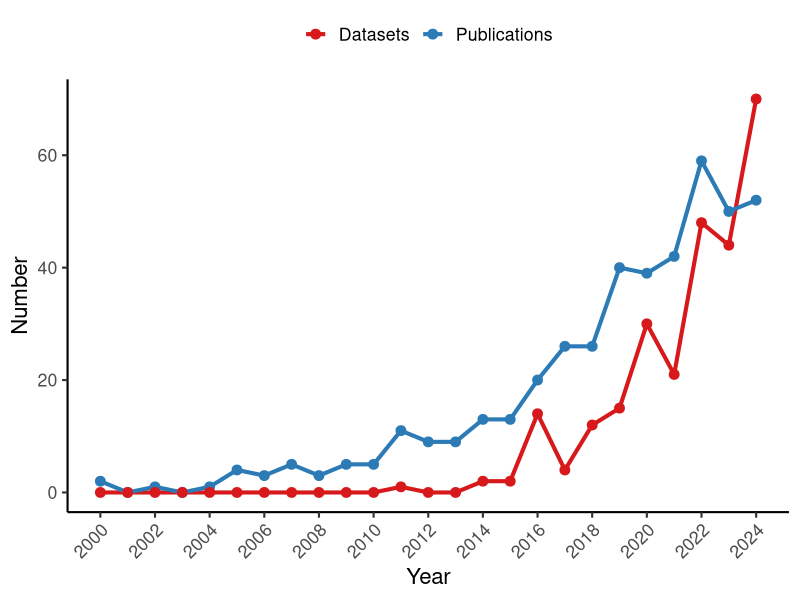

Reproduce this figure in R.
library(here)
library(ggplot2)
library(tidyr)


data <- read.csv("Functional_Database_Trends.csv")

data_long <- pivot_longer(
  data,
  cols = c(Publications, Datasets),
  names_to = "Type",
  values_to = "Count"
)

ggplot(data_long, aes(Year, Count, colour = Type)) +
  geom_line(linewidth = 1.4) +
  geom_point(size = 3) +
  scale_x_continuous(
    breaks = seq(2000, 2024, by = 2)
  ) +
  scale_colour_manual(
    values = c("Publications" = "#2C7BB6",
               "Datasets" = "#D7191C")
  ) +
  labs(
    x = "Year",
    y = "Number",
    colour = NULL
  ) +
  theme_classic(base_size = 16) +
  theme(
    legend.position = "top",
    axis.text.x = element_text(angle = 45, hjust = 1)
  )
